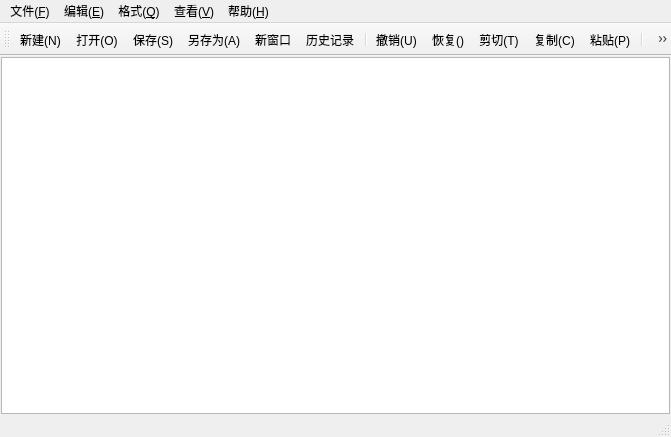
<?xml version="1.0" encoding="UTF-8"?>
<ui version="4.0">
 <class>MainWindow</class>
 <widget class="QMainWindow" name="MainWindow">
  <property name="geometry">
   <rect>
    <x>0</x>
    <y>0</y>
    <width>671</width>
    <height>437</height>
   </rect>
  </property>
  <property name="windowTitle">
   <string>Editor</string>
  </property>
  <property name="windowIcon">
   <iconset>
    <normalon>:/img/编辑器.png</normalon>
   </iconset>
  </property>
  <widget class="QWidget" name="centralwidget">
   <layout class="QVBoxLayout" name="verticalLayout">
    <property name="spacing">
     <number>0</number>
    </property>
    <property name="leftMargin">
     <number>1</number>
    </property>
    <property name="topMargin">
     <number>1</number>
    </property>
    <property name="rightMargin">
     <number>1</number>
    </property>
    <property name="bottomMargin">
     <number>1</number>
    </property>
    <item>
     <widget class="CodeEditor" name="textEdit"/>
    </item>
   </layout>
  </widget>
  <widget class="QMenuBar" name="menubar">
   <property name="geometry">
    <rect>
     <x>0</x>
     <y>0</y>
     <width>671</width>
     <height>23</height>
    </rect>
   </property>
   <widget class="QMenu" name="menu_F">
    <property name="title">
     <string>文件(&amp;F)</string>
    </property>
    <addaction name="action_New"/>
    <addaction name="action_Open"/>
    <addaction name="action_Save"/>
    <addaction name="action_A_Save"/>
    <addaction name="action_new_window"/>
    <addaction name="action_history"/>
    <addaction name="separator"/>
    <addaction name="action_Exit"/>
   </widget>
   <widget class="QMenu" name="menu_E">
    <property name="title">
     <string>编辑(&amp;E)</string>
    </property>
    <addaction name="action_U"/>
    <addaction name="action_Recover"/>
    <addaction name="action_Copy"/>
    <addaction name="action_Paste"/>
    <addaction name="action_Cut"/>
    <addaction name="separator"/>
    <addaction name="action_Find"/>
    <addaction name="action_Replace"/>
    <addaction name="separator"/>
    <addaction name="action_All"/>
   </widget>
   <widget class="QMenu" name="menu_Q">
    <property name="title">
     <string>格式(&amp;Q)</string>
    </property>
    <addaction name="action_Wrap"/>
    <addaction name="action_Line"/>
    <addaction name="action_Font"/>
    <addaction name="action_Font_Color"/>
    <addaction name="separator"/>
    <addaction name="action_Font_Background_Color"/>
    <addaction name="action_Edit_Background_Color"/>
   </widget>
   <widget class="QMenu" name="menu_V">
    <property name="title">
     <string>查看(&amp;V)</string>
    </property>
    <addaction name="action_Tool"/>
    <addaction name="action_State"/>
   </widget>
   <widget class="QMenu" name="menu_H">
    <property name="title">
     <string>帮助(&amp;H)</string>
    </property>
    <addaction name="action_About"/>
   </widget>
   <addaction name="menu_F"/>
   <addaction name="menu_E"/>
   <addaction name="menu_Q"/>
   <addaction name="menu_V"/>
   <addaction name="menu_H"/>
  </widget>
  <widget class="QStatusBar" name="statusbar"/>
  <widget class="QToolBar" name="toolBar">
   <property name="windowTitle">
    <string>toolBar</string>
   </property>
   <attribute name="toolBarArea">
    <enum>TopToolBarArea</enum>
   </attribute>
   <attribute name="toolBarBreak">
    <bool>false</bool>
   </attribute>
   <addaction name="action_New"/>
   <addaction name="action_Open"/>
   <addaction name="action_Save"/>
   <addaction name="action_A_Save"/>
   <addaction name="action_new_window"/>
   <addaction name="action_history"/>
   <addaction name="separator"/>
   <addaction name="action_U"/>
   <addaction name="action_Recover"/>
   <addaction name="action_Cut"/>
   <addaction name="action_Copy"/>
   <addaction name="action_Paste"/>
   <addaction name="separator"/>
   <addaction name="action_Find"/>
   <addaction name="action_Replace"/>
   <addaction name="separator"/>
   <addaction name="action_Wrap"/>
   <addaction name="action_Line"/>
   <addaction name="action_Font"/>
   <addaction name="action_Font_Color"/>
   <addaction name="separator"/>
   <addaction name="action_Tool"/>
   <addaction name="action_State"/>
   <addaction name="separator"/>
   <addaction name="action_About"/>
  </widget>
  <action name="action_New">
   <property name="icon">
    <iconset resource="la2_res.qrc">
     <normaloff>:/img/新建.png</normaloff>:/img/新建.png</iconset>
   </property>
   <property name="text">
    <string>新建(&amp;N)</string>
   </property>
   <property name="shortcut">
    <string>Ctrl+N</string>
   </property>
  </action>
  <action name="action_Open">
   <property name="icon">
    <iconset resource="la2_res.qrc">
     <normaloff>:/img/打开.png</normaloff>:/img/打开.png</iconset>
   </property>
   <property name="text">
    <string>打开(&amp;O)</string>
   </property>
   <property name="shortcut">
    <string>Ctrl+O</string>
   </property>
  </action>
  <action name="action_Save">
   <property name="icon">
    <iconset resource="la2_res.qrc">
     <normaloff>:/img/保存.png</normaloff>:/img/保存.png</iconset>
   </property>
   <property name="text">
    <string>保存(&amp;S)</string>
   </property>
   <property name="shortcut">
    <string>Ctrl+S</string>
   </property>
  </action>
  <action name="action_A_Save">
   <property name="icon">
    <iconset resource="la2_res.qrc">
     <normaloff>:/img/另存为.png</normaloff>:/img/另存为.png</iconset>
   </property>
   <property name="text">
    <string>另存为(&amp;A)</string>
   </property>
  </action>
  <action name="action_Exit">
   <property name="text">
    <string>退出(X)</string>
   </property>
  </action>
  <action name="action_U">
   <property name="icon">
    <iconset resource="la2_res.qrc">
     <normaloff>:/img/撤销.png</normaloff>:/img/撤销.png</iconset>
   </property>
   <property name="text">
    <string>撤销(&amp;U)</string>
   </property>
   <property name="shortcut">
    <string>Ctrl+Z</string>
   </property>
  </action>
  <action name="action_Recover">
   <property name="icon">
    <iconset resource="la2_res.qrc">
     <normaloff>:/img/恢复.png</normaloff>:/img/恢复.png</iconset>
   </property>
   <property name="text">
    <string>恢复()</string>
   </property>
   <property name="shortcut">
    <string>Ctrl+Shift+Z</string>
   </property>
  </action>
  <action name="action_Cut">
   <property name="icon">
    <iconset resource="la2_res.qrc">
     <normaloff>:/img/剪切.png</normaloff>:/img/剪切.png</iconset>
   </property>
   <property name="text">
    <string>剪切(&amp;T)</string>
   </property>
   <property name="shortcut">
    <string>Ctrl+X</string>
   </property>
  </action>
  <action name="action_Copy">
   <property name="icon">
    <iconset resource="la2_res.qrc">
     <normaloff>:/img/复制.png</normaloff>:/img/复制.png</iconset>
   </property>
   <property name="text">
    <string>复制(&amp;C)</string>
   </property>
   <property name="shortcut">
    <string>Ctrl+C</string>
   </property>
  </action>
  <action name="action_Paste">
   <property name="icon">
    <iconset resource="la2_res.qrc">
     <normaloff>:/img/粘贴.png</normaloff>:/img/粘贴.png</iconset>
   </property>
   <property name="text">
    <string>粘贴(&amp;P)</string>
   </property>
   <property name="shortcut">
    <string>Ctrl+V</string>
   </property>
  </action>
  <action name="action_Find">
   <property name="icon">
    <iconset resource="la2_res.qrc">
     <normaloff>:/img/查找.png</normaloff>:/img/查找.png</iconset>
   </property>
   <property name="text">
    <string>查找(&amp;F)</string>
   </property>
   <property name="shortcut">
    <string>Ctrl+F</string>
   </property>
  </action>
  <action name="action_Replace">
   <property name="icon">
    <iconset resource="la2_res.qrc">
     <normaloff>:/img/替换.png</normaloff>:/img/替换.png</iconset>
   </property>
   <property name="text">
    <string>替换(&amp;R)</string>
   </property>
   <property name="shortcut">
    <string>Ctrl+H</string>
   </property>
  </action>
  <action name="action_All">
   <property name="text">
    <string>全选(&amp;A)</string>
   </property>
   <property name="shortcut">
    <string>Ctrl+A</string>
   </property>
  </action>
  <action name="action_Wrap">
   <property name="checkable">
    <bool>true</bool>
   </property>
   <property name="icon">
    <iconset resource="la2_res.qrc">
     <normaloff>:/img/自动换行.png</normaloff>:/img/自动换行.png</iconset>
   </property>
   <property name="text">
    <string>自动换行(&amp;W)</string>
   </property>
  </action>
  <action name="action_Line">
   <property name="checkable">
    <bool>true</bool>
   </property>
   <property name="icon">
    <iconset resource="la2_res.qrc">
     <normaloff>:/img/显示行号.png</normaloff>:/img/显示行号.png</iconset>
   </property>
   <property name="text">
    <string>显示行号(&amp;L)</string>
   </property>
   <property name="shortcut">
    <string>Ctrl+L</string>
   </property>
  </action>
  <action name="action_Font">
   <property name="icon">
    <iconset resource="la2_res.qrc">
     <normaloff>:/img/字体大小.png</normaloff>:/img/字体大小.png</iconset>
   </property>
   <property name="text">
    <string>字体(&amp;F)</string>
   </property>
  </action>
  <action name="action_Font_Color">
   <property name="icon">
    <iconset resource="la2_res.qrc">
     <normaloff>:/img/字体颜色.png</normaloff>:/img/字体颜色.png</iconset>
   </property>
   <property name="text">
    <string>字体颜色</string>
   </property>
  </action>
  <action name="action_Font_Background_Color">
   <property name="text">
    <string>字体背景色</string>
   </property>
  </action>
  <action name="action_Edit_Background_Color">
   <property name="text">
    <string>编辑器背景色</string>
   </property>
  </action>
  <action name="action_Tool">
   <property name="checkable">
    <bool>true</bool>
   </property>
   <property name="icon">
    <iconset resource="la2_res.qrc">
     <normaloff>:/img/工具栏.png</normaloff>:/img/工具栏.png</iconset>
   </property>
   <property name="text">
    <string>工具栏(&amp;T)</string>
   </property>
  </action>
  <action name="action_State">
   <property name="checkable">
    <bool>true</bool>
   </property>
   <property name="icon">
    <iconset resource="la2_res.qrc">
     <normaloff>:/img/状态.png</normaloff>:/img/状态.png</iconset>
   </property>
   <property name="text">
    <string>状态栏(&amp;S)</string>
   </property>
  </action>
  <action name="action_About">
   <property name="icon">
    <iconset resource="la2_res.qrc">
     <normaloff>:/img/关于 (1).png</normaloff>:/img/关于 (1).png</iconset>
   </property>
   <property name="text">
    <string>关于(&amp;A)</string>
   </property>
  </action>
  <action name="action_new_window">
   <property name="icon">
    <iconset resource="la2_res.qrc">
     <normaloff>:/img/new_Window.png</normaloff>:/img/new_Window.png</iconset>
   </property>
   <property name="text">
    <string>新窗口</string>
   </property>
  </action>
  <action name="action_history">
   <property name="icon">
    <iconset resource="la2_res.qrc">
     <normaloff>:/img/history.png</normaloff>:/img/history.png</iconset>
   </property>
   <property name="text">
    <string>历史记录</string>
   </property>
  </action>
 </widget>
 <customwidgets>
  <customwidget>
   <class>CodeEditor</class>
   <extends>QPlainTextEdit</extends>
   <header location="global">codeeditor.h</header>
  </customwidget>
 </customwidgets>
 <resources>
  <include location="la2_res.qrc"/>
 </resources>
 <connections/>
</ui>
